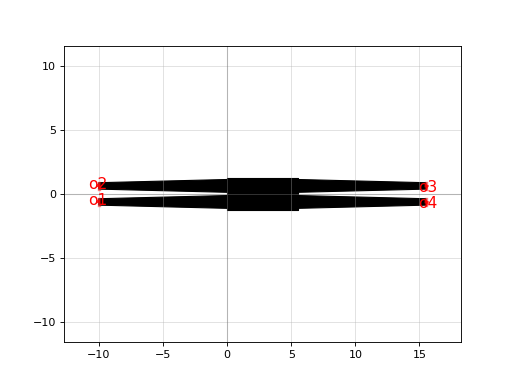

Write the Python code that produced this figure.
import gdsfactory as gf

c = gf.components.mmi2x2(width=0.5, width_taper=1.0, length_taper=10.0, length_mmi=5.5, width_mmi=2.5, gap_mmi=0.25, with_bbox=True)
c.plot()
